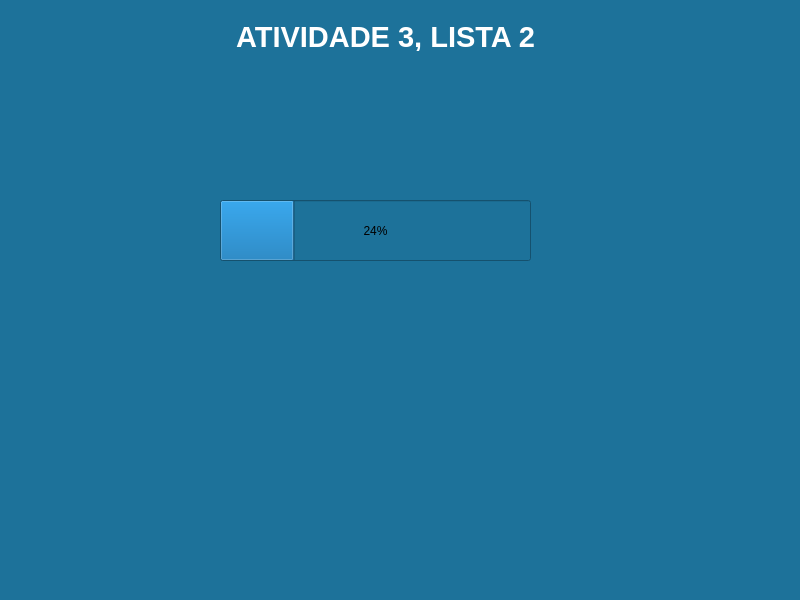
<?xml version="1.0" encoding="UTF-8"?>
<ui version="4.0">
 <class>MainWindow</class>
 <widget class="QMainWindow" name="MainWindow">
  <property name="geometry">
   <rect>
    <x>0</x>
    <y>0</y>
    <width>800</width>
    <height>600</height>
   </rect>
  </property>
  <property name="windowTitle">
   <string>MainWindow</string>
  </property>
  <property name="styleSheet">
   <string notr="true">background-color: rgb(29, 114, 154);</string>
  </property>
  <widget class="QWidget" name="centralwidget">
   <widget class="QLabel" name="label">
    <property name="geometry">
     <rect>
      <x>160</x>
      <y>20</y>
      <width>451</width>
      <height>31</height>
     </rect>
    </property>
    <property name="text">
     <string>&lt;html&gt;&lt;head/&gt;&lt;body&gt;&lt;p align=&quot;center&quot;&gt;&lt;span style=&quot; font-size:22pt; font-weight:600; color:#ffffff;&quot;&gt;ATIVIDADE 3, LISTA 2&lt;/span&gt;&lt;/p&gt;&lt;/body&gt;&lt;/html&gt;</string>
    </property>
   </widget>
   <widget class="QTextBrowser" name="textBrowser">
    <property name="geometry">
     <rect>
      <x>120</x>
      <y>110</y>
      <width>571</width>
      <height>101</height>
     </rect>
    </property>
    <property name="styleSheet">
     <string notr="true">
border-radius: 30px;
align-itens:center;
background-opacity:20;</string>
    </property>
    <property name="html">
     <string>&lt;!DOCTYPE HTML PUBLIC &quot;-//W3C//DTD HTML 4.0//EN&quot; &quot;http://www.w3.org/TR/REC-html40/strict.dtd&quot;&gt;
&lt;html&gt;&lt;head&gt;&lt;meta name=&quot;qrichtext&quot; content=&quot;1&quot; /&gt;&lt;style type=&quot;text/css&quot;&gt;
p, li { white-space: pre-wrap; }
&lt;/style&gt;&lt;/head&gt;&lt;body style=&quot; font-family:'MS Shell Dlg 2'; font-size:8.25pt; font-weight:400; font-style:normal;&quot;&gt;
&lt;p align=&quot;justify&quot; style=&quot;-qt-paragraph-type:empty; margin-top:0px; margin-bottom:0px; margin-left:0px; margin-right:0px; -qt-block-indent:0; text-indent:0px;&quot;&gt;&lt;br /&gt;&lt;/p&gt;&lt;/body&gt;&lt;/html&gt;</string>
    </property>
   </widget>
   <widget class="QProgressBar" name="progressBar">
    <property name="geometry">
     <rect>
      <x>220</x>
      <y>200</y>
      <width>311</width>
      <height>61</height>
     </rect>
    </property>
    <property name="styleSheet">
     <string notr="true"/>
    </property>
    <property name="value">
     <number>24</number>
    </property>
   </widget>
  </widget>
 </widget>
 <resources/>
 <connections/>
</ui>
